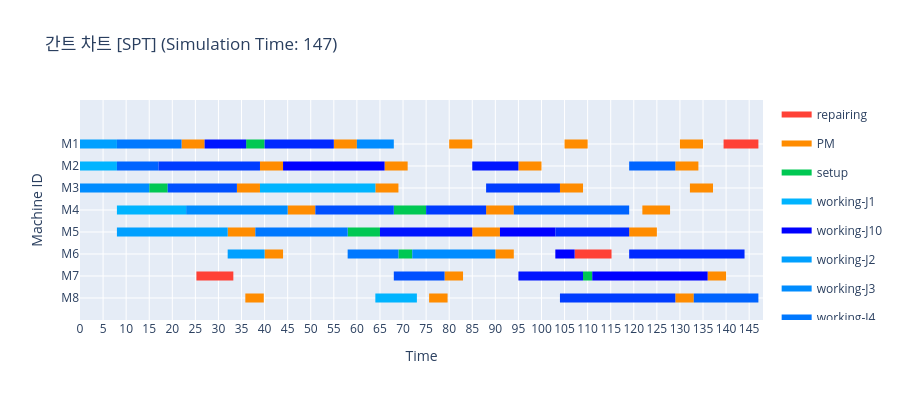

Notebook cell for this chart:
### Code cell
env.run(until=scheduler.job_chk_process)
fig = create_gantt_chart(
    logs=event_logger.logs,
    max_time=env.now,
    title=f"간트 차트 [{MACHINE_CHOICE}] (Simulation Time: {round(env.now, 3)})")
fig.show()

### Figure 1 — Plotly figure (JSON) as saved in the notebook; plotly's stock layout.template omitted (floating-point values rounded to 4 significant figures; data arrays with more than 128 entries replaced by an {"elided": "..."} marker saying what was removed)
{"data": [{"fill": "toself", "fillcolor": "rgb(255, 65, 54)", "hoverinfo": "name", "legendgroup": "rgb(255, 65, 54)", "mode": "none", "name": "repairing", "type": "scatter", "x": [139.5, 147, 147, 139.5, 139.5, 107.2, 115.2, 115.2, 107.2, 107.2, 25.23, 33.23, 33.23, 25.23], "y": [6.8, 6.8, 7.2, 7.2, null, 1.8, 1.8, 2.2, 2.2, null, 0.8, 0.8, 1.2, 1.2]}, {"fill": "toself", "fillcolor": "rgb(255, 140, 0)", "hoverinfo": "name", "legendgroup": "rgb(255, 140, 0)", "mode": "none", "name": "PM", "type": "scatter", "x": {"elided": "129 float values"}, "y": {"elided": "129 float values"}}, {"fill": "toself", "fillcolor": "rgb(0, 200, 83)", "hoverinfo": "name", "legendgroup": "rgb(0, 200, 83)", "mode": "none", "name": "setup", "type": "scatter", "x": [36, 40, 40, 36, 36, 15, 19, 19, 15, 15, 68, 75, 75, 68, 68, 58, 65, 65, 58, 58, 69, 72, 72, 69, 69, 109, 111, 111, 109], "y": [6.8, 6.8, 7.2, 7.2, null, 4.8, 4.8, 5.2, 5.2, null, 3.8, 3.8, 4.2, 4.2, null, 2.8, 2.8, 3.2, 3.2, null, 1.8, 1.8, 2.2, 2.2, null, 0.8, 0.8, 1.2, 1.2]}, {"fill": "toself", "fillcolor": "rgb(0, 180, 255)", "hoverinfo": "name", "legendgroup": "rgb(0, 180, 255)", "mode": "none", "name": "working-J1", "type": "scatter", "x": [0, 8, 8, 0, 0, 39, 64, 64, 39, 39, 8, 23, 23, 8, 8, 64, 73, 73, 64], "y": [5.8, 5.8, 6.2, 6.2, null, 4.8, 4.8, 5.2, 5.2, null, 3.8, 3.8, 4.2, 4.2, null, -0.2, -0.2, 0.2, 0.2]}, {"fill": "toself", "fillcolor": "rgb(0, 0, 255)", "hoverinfo": "name", "legendgroup": "rgb(0, 0, 255)", "mode": "none", "name": "working-J10", "type": "scatter", "x": [44, 66, 66, 44, 44, 91, 103, 103, 91, 91, 103, 107.2, 107.2, 103, 103, 111, 136, 136, 111], "y": [5.8, 5.8, 6.2, 6.2, null, 2.8, 2.8, 3.2, 3.2, null, 1.8, 1.8, 2.2, 2.2, null, 0.8, 0.8, 1.2, 1.2]}, {"fill": "toself", "fillcolor": "rgb(0, 160, 255)", "hoverinfo": "name", "legendgroup": "rgb(0, 160, 255)", "mode": "none", "name": "working-J2", "type": "scatter", "x": [0, 8, 8, 0, 0, 8, 32, 32, 8, 8, 32, 40, 40, 32], "y": [6.8, 6.8, 7.2, 7.2, null, 2.8, 2.8, 3.2, 3.2, null, 1.8, 1.8, 2.2, 2.2]}, {"fill": "toself", "fillcolor": "rgb(0, 140, 255)", "hoverinfo": "name", "legendgroup": "rgb(0, 140, 255)", "mode": "none", "name": "working-J3", "type": "scatter", "x": [60, 68, 68, 60, 60, 0, 15, 15, 0, 0, 23, 45, 45, 23, 23, 72, 90, 90, 72], "y": [6.8, 6.8, 7.2, 7.2, null, 4.8, 4.8, 5.2, 5.2, null, 3.8, 3.8, 4.2, 4.2, null, 1.8, 1.8, 2.2, 2.2]}, {"fill": "toself", "fillcolor": "rgb(0, 120, 255)", "hoverinfo": "name", "legendgroup": "rgb(0, 120, 255)", "mode": "none", "name": "working-J4", "type": "scatter", "x": [8, 22, 22, 8, 8, 38, 58, 58, 38, 38, 58, 69, 69, 58], "y": [6.8, 6.8, 7.2, 7.2, null, 2.8, 2.8, 3.2, 3.2, null, 1.8, 1.8, 2.2, 2.2]}, {"fill": "toself", "fillcolor": "rgb(0, 100, 255)", "hoverinfo": "name", "legendgroup": "rgb(0, 100, 255)", "mode": "none", "name": "working-J5", "type": "scatter", "x": [8, 17, 17, 8, 8, 119, 129, 129, 119, 119, 94, 119, 119, 94, 94, 133, 147, 147, 133], "y": [5.8, 5.8, 6.2, 6.2, null, 5.8, 5.8, 6.2, 6.2, null, 3.8, 3.8, 4.2, 4.2, null, -0.2, -0.2, 0.2, 0.2]}, {"fill": "toself", "fillcolor": "rgb(0, 80, 255)", "hoverinfo": "name", "legendgroup": "rgb(0, 80, 255)", "mode": "none", "name": "working-J6", "type": "scatter", "x": [19, 34, 34, 19, 19, 51, 68, 68, 51, 51, 68, 79, 79, 68], "y": [4.8, 4.8, 5.2, 5.2, null, 3.8, 3.8, 4.2, 4.2, null, 0.8, 0.8, 1.2, 1.2]}, {"fill": "toself", "fillcolor": "rgb(0, 60, 255)", "hoverinfo": "name", "legendgroup": "rgb(0, 60, 255)", "mode": "none", "name": "working-J7", "type": "scatter", "x": [17, 39, 39, 17, 17, 88, 104, 104, 88, 88, 75, 88, 88, 75, 75, 104, 129, 129, 104], "y": [5.8, 5.8, 6.2, 6.2, null, 4.8, 4.8, 5.2, 5.2, null, 3.8, 3.8, 4.2, 4.2, null, -0.2, -0.2, 0.2, 0.2]}, {"fill": "toself", "fillcolor": "rgb(0, 40, 255)", "hoverinfo": "name", "legendgroup": "rgb(0, 40, 255)", "mode": "none", "name": "working-J8", "type": "scatter", "x": [40, 55, 55, 40, 40, 103, 119, 119, 103, 103, 119, 144, 144, 119], "y": [6.8, 6.8, 7.2, 7.2, null, 2.8, 2.8, 3.2, 3.2, null, 1.8, 1.8, 2.2, 2.2]}, {"fill": "toself", "fillcolor": "rgb(0, 20, 255)", "hoverinfo": "name", "legendgroup": "rgb(0, 20, 255)", "mode": "none", "name": "working-J9", "type": "scatter", "x": [27, 36, 36, 27, 27, 85, 95, 95, 85, 85, 65, 85, 85, 65, 65, 95, 109, 109, 95], "y": [6.8, 6.8, 7.2, 7.2, null, 5.8, 5.8, 6.2, 6.2, null, 2.8, 2.8, 3.2, 3.2, null, 0.8, 0.8, 1.2, 1.2]}, {"legendgroup": "rgb(0, 0, 255)", "marker": {"color": "rgb(0, 0, 255)", "opacity": 0, "size": 1}, "mode": "markers", "name": "", "showlegend": false, "text": ["job: J10\noperation: J10_O1", "job: J10\noperation: J10_O1", "job: J10\noperation: J10_O2", "job: J10\noperation: J10_O2", "job: J10\noperation: J10_O3", "job: J10\noperation: J10_O3", "job: J10\noperation: J10_O3", "job: J10\noperation: J10_O3"], "type": "scatter", "x": [44, 66, 91, 103, 103, 107.2, 111, 136], "y": [6, 6, 3, 3, 2, 2, 1, 1]}, {"legendgroup": "rgb(0, 100, 255)", "marker": {"color": "rgb(0, 100, 255)", "opacity": 0, "size": 1}, "mode": "markers", "name": "", "showlegend": false, "text": ["job: J5\noperation: J5_O1", "job: J5\noperation: J5_O1", "job: J5\noperation: J5_O3", "job: J5\noperation: J5_O3", "job: J5\noperation: J5_O2", "job: J5\noperation: J5_O2", "job: J5\noperation: J5_O4", "job: J5\noperation: J5_O4"], "type": "scatter", "x": [8, 17, 119, 129, 94, 119, 133, 147], "y": [6, 6, 6, 6, 4, 4, 0, 0]}, {"legendgroup": "rgb(0, 120, 255)", "marker": {"color": "rgb(0, 120, 255)", "opacity": 0, "size": 1}, "mode": "markers", "name": "", "showlegend": false, "text": ["job: J4\noperation: J4_O1", "job: J4\noperation: J4_O1", "job: J4\noperation: J4_O2", "job: J4\noperation: J4_O2", "job: J4\noperation: J4_O3", "job: J4\noperation: J4_O3"], "type": "scatter", "x": [8, 22, 38, 58, 58, 69], "y": [7, 7, 3, 3, 2, 2]}, {"legendgroup": "rgb(0, 140, 255)", "marker": {"color": "rgb(0, 140, 255)", "opacity": 0, "size": 1}, "mode": "markers", "name": "", "showlegend": false, "text": ["job: J3\noperation: J3_O3", "job: J3\noperation: J3_O3", "job: J3\noperation: J3_O1", "job: J3\noperation: J3_O1", "job: J3\noperation: J3_O2", "job: J3\noperation: J3_O2", "job: J3\noperation: J3_O4", "job: J3\noperation: J3_O4"], "type": "scatter", "x": [60, 68, 0, 15, 23, 45, 72, 90], "y": [7, 7, 5, 5, 4, 4, 2, 2]}, {"legendgroup": "rgb(0, 160, 255)", "marker": {"color": "rgb(0, 160, 255)", "opacity": 0, "size": 1}, "mode": "markers", "name": "", "showlegend": false, "text": ["job: J2\noperation: J2_O1", "job: J2\noperation: J2_O1", "job: J2\noperation: J2_O2", "job: J2\noperation: J2_O2", "job: J2\noperation: J2_O3", "job: J2\noperation: J2_O3"], "type": "scatter", "x": [0, 8, 8, 32, 32, 40], "y": [7, 7, 3, 3, 2, 2]}, {"legendgroup": "rgb(0, 180, 255)", "marker": {"color": "rgb(0, 180, 255)", "opacity": 0, "size": 1}, "mode": "markers", "name": "", "showlegend": false, "text": ["job: J1\noperation: J1_O1", "job: J1\noperation: J1_O1", "job: J1\noperation: J1_O3", "job: J1\noperation: J1_O3", "job: J1\noperation: J1_O2", "job: J1\noperation: J1_O2", "job: J1\noperation: J1_O4", "job: J1\noperation: J1_O4"], "type": "scatter", "x": [0, 8, 39, 64, 8, 23, 64, 73], "y": [6, 6, 5, 5, 4, 4, 0, 0]}, {"legendgroup": "rgb(0, 20, 255)", "marker": {"color": "rgb(0, 20, 255)", "opacity": 0, "size": 1}, "mode": "markers", "name": "", "showlegend": false, "text": ["job: J9\noperation: J9_O1", "job: J9\noperation: J9_O1", "job: J9\noperation: J9_O3", "job: J9\noperation: J9_O3", "job: J9\noperation: J9_O2", "job: J9\noperation: J9_O2", "job: J9\noperation: J9_O4", "job: J9\noperation: J9_O4"], "type": "scatter", "x": [27, 36, 85, 95, 65, 85, 95, 109], "y": [7, 7, 6, 6, 3, 3, 1, 1]}, {"legendgroup": "rgb(0, 200, 83)", "marker": {"color": "rgb(0, 200, 83)", "opacity": 0, "size": 1}, "mode": "markers", "name": "", "showlegend": false, "text": ["job: J8\noperation: J8_O1", "job: J8\noperation: J8_O1", "job: J6\noperation: J6_O1", "job: J6\noperation: J6_O1", "job: J7\noperation: J7_O2", "job: J7\noperation: J7_O2", "job: J9\noperation: J9_O2", "job: J9\noperation: J9_O2", "job: J3\noperation: J3_O4", "job: J3\noperation: J3_O4", "job: J10\noperation: J10_O3", "job: J10\noperation: J10_O3"], "type": "scatter", "x": [36, 40, 15, 19, 68, 75, 58, 65, 69, 72, 109, 111], "y": [7, 7, 5, 5, 4, 4, 3, 3, 2, 2, 1, 1]}, {"legendgroup": "rgb(0, 40, 255)", "marker": {"color": "rgb(0, 40, 255)", "opacity": 0, "size": 1}, "mode": "markers", "name": "", "showlegend": false, "text": ["job: J8\noperation: J8_O1", "job: J8\noperation: J8_O1", "job: J8\noperation: J8_O2", "job: J8\noperation: J8_O2", "job: J8\noperation: J8_O3", "job: J8\noperation: J8_O3"], "type": "scatter", "x": [40, 55, 103, 119, 119, 144], "y": [7, 7, 3, 3, 2, 2]}, {"legendgroup": "rgb(0, 60, 255)", "marker": {"color": "rgb(0, 60, 255)", "opacity": 0, "size": 1}, "mode": "markers", "name": "", "showlegend": false, "text": ["job: J7\noperation: J7_O1", "job: J7\noperation: J7_O1", "job: J7\noperation: J7_O3", "job: J7\noperation: J7_O3", "job: J7\noperation: J7_O2", "job: J7\noperation: J7_O2", "job: J7\noperation: J7_O4", "job: J7\noperation: J7_O4"], "type": "scatter", "x": [17, 39, 88, 104, 75, 88, 104, 129], "y": [6, 6, 5, 5, 4, 4, 0, 0]}, {"legendgroup": "rgb(0, 80, 255)", "marker": {"color": "rgb(0, 80, 255)", "opacity": 0, "size": 1}, "mode": "markers", "name": "", "showlegend": false, "text": ["job: J6\noperation: J6_O1", "job: J6\noperation: J6_O1", "job: J6\noperation: J6_O2", "job: J6\noperation: J6_O2", "job: J6\noperation: J6_O3", "job: J6\noperation: J6_O3"], "type": "scatter", "x": [19, 34, 51, 68, 68, 79], "y": [5, 5, 4, 4, 1, 1]}, {"legendgroup": "rgb(255, 140, 0)", "marker": {"color": "rgb(255, 140, 0)", "opacity": 0, "size": 1}, "mode": "markers", "name": "", "showlegend": false, "text": ["None", "None", "None", "None", "None", "None", "None", "None", "None", "None", "None", "None", "None", "None", "None", "None", "None", "None", "None", "None", "None", "None", "None", "None", "None", "None", "None", "None", "None", "None", "None", "None", "None", "None", "None", "None", "None", "None", "None", "None", "None", "None", "None", "None", "None", "None", "None", "None", "None", "None", "None", "None"], "type": "scatter", "x": [22, 27, 55, 60, 80, 85, 105, 110, 130, 135, 39, 44, 66, 71, 95, 100, 129, 134, 34, 39, 64, 69, 104, 109, 132.2, 137.2, 45, 51, 88, 94, 121.9, 127.9, 32, 38, 85, 91, 119, 125, 40, 44, 90, 94, 79, 83, 136, 140, 35.83, 39.83, 75.65, 79.65, 129, 133], "y": [7, 7, 7, 7, 7, 7, 7, 7, 7, 7, 6, 6, 6, 6, 6, 6, 6, 6, 5, 5, 5, 5, 5, 5, 5, 5, 4, 4, 4, 4, 4, 4, 3, 3, 3, 3, 3, 3, 2, 2, 2, 2, 1, 1, 1, 1, 0, 0, 0, 0, 0, 0]}, {"legendgroup": "rgb(255, 65, 54)", "marker": {"color": "rgb(255, 65, 54)", "opacity": 0, "size": 1}, "mode": "markers", "name": "", "showlegend": false, "text": ["None", "None", "None", "None", "None", "None"], "type": "scatter", "x": [139.5, 147, 107.2, 115.2, 25.23, 33.23], "y": [7, 7, 2, 2, 1, 1]}], "layout": {"height": 400, "hovermode": "closest", "showlegend": true, "title": {"text": "간트 차트 [SPT] (Simulation Time: 147)"}, "xaxis": {"dtick": 5, "range": [0, 148], "rangeselector": {"buttons": [{"count": 7, "label": "1w", "step": "day", "stepmode": "backward"}, {"count": 1, "label": "1m", "step": "month", "stepmode": "backward"}, {"count": 6, "label": "6m", "step": "month", "stepmode": "backward"}, {"count": 1, "label": "YTD", "step": "year", "stepmode": "todate"}, {"count": 1, "label": "1y", "step": "year", "stepmode": "backward"}, {"step": "all"}]}, "showgrid": true, "title": {"text": "Time"}, "type": "linear", "zeroline": false}, "yaxis": {"autorange": false, "range": [-1, 9], "showgrid": true, "ticktext": ["M8", "M7", "M6", "M5", "M4", "M3", "M2", "M1"], "tickvals": [0, 1, 2, 3, 4, 5, 6, 7], "title": {"text": "Machine ID"}, "zeroline": false}}}
